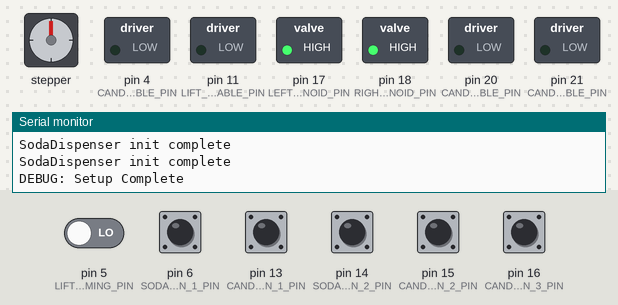
The sketch below on a simulated Arduino Mega 2560, built with avr-gcc and run on an emulated ATmega2560. Parts: stepper motor, switched loads named in the sketch (green lamp = pin HIGH), the last lines printed to the serial monitor. The inputs (shaded band) are chosen by the test bench; at power-on: pin 5 (LIFT_HOMING_PIN), pin 6 (SODA_BUTTON_1_PIN), pin 13 (CANDY_BUTTON_1_PIN), pin 14 (SODA_BUTTON_2_PIN), pin 15 (CANDY_BUTTON_2_PIN), pin 16 (CANDY_BUTTON_3_PIN) LOW. Stepper angles assume 3200 steps per turn.

Above: at 1.2 s.
1.3 s: pin 6 (SODA_BUTTON_1_PIN) pulled HIGH for 0.15 s
At 1.55 s:
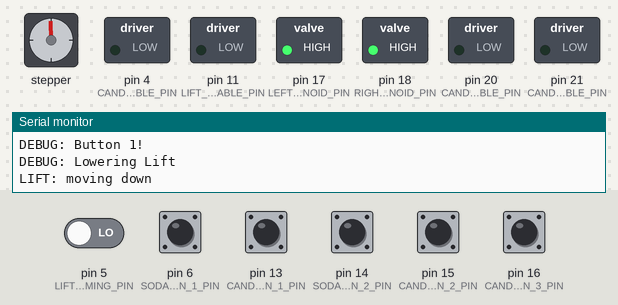
At 2.15 s:
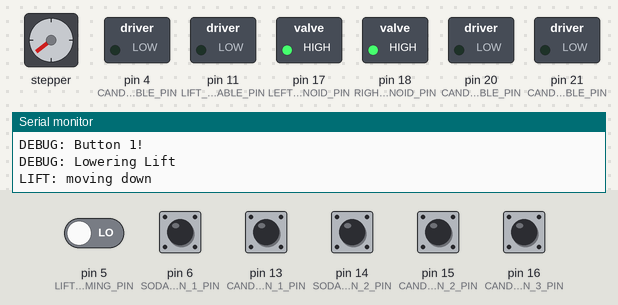
4.3 s: pin 5 (LIFT_HOMING_PIN) driven HIGH
At 4.5 s:
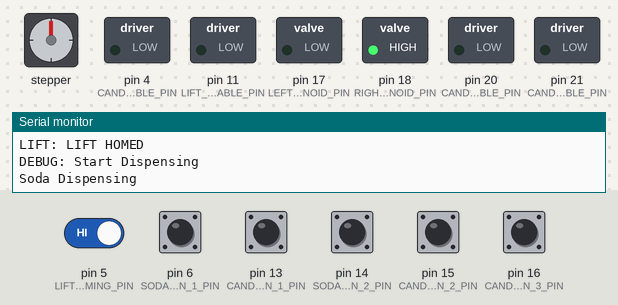
At 5.5 s:
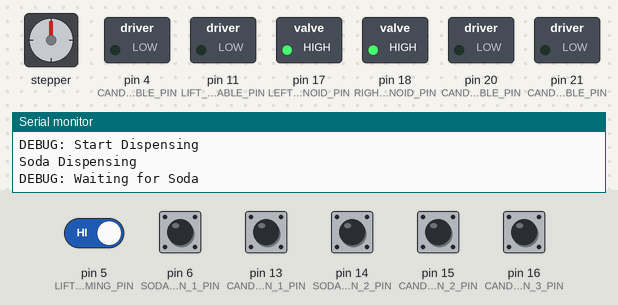
7.3 s: pin 13 (CANDY_BUTTON_1_PIN) pulled HIGH for 0.15 s
10.4 s: pin 14 (SODA_BUTTON_2_PIN) pulled HIGH for 0.15 s
13.5 s: pin 15 (CANDY_BUTTON_2_PIN) pulled HIGH for 0.15 s
16.6 s: pin 16 (CANDY_BUTTON_3_PIN) pulled HIGH for 0.15 s
Timing chart, 0 to 19.6 s (numbered marks = the images above; inputs shaded):
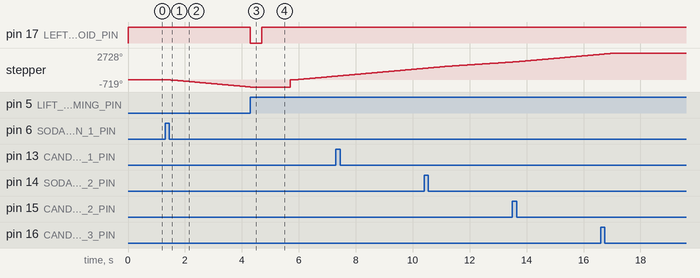

Measured:
- after the input at 1.3 s, stepper: keeps turning counter-clockwise at about 248°/s, starting after 0.10 s
- after the input at 4.3 s, pin 17 (LEFT_SOLENOID_PIN): HIGH → LOW at once, → HIGH 0.40 s later

The sketch:

CoffeeVendingCode.ino
```cpp
#include "SysControl.h"
SysControl sysControl;

void setup() {
  sysControl.init();
  Serial.println("DEBUG: Setup Complete");
}

void loop() {
  sysControl.update();
}
```

Button.cpp
```cpp
#include "Button.h"

void Button::init(unsigned int setButtonPin) {
  buttonPin = setButtonPin;
  pinMode(buttonPin,INPUT);
}

bool Button::readButton() {
  return buttonState;
}

void Button::update() {
  unsigned long nowTime = millis(); //get current time
  bool readButton = digitalRead(buttonPin); //read button
  if (buttonState != readButton) { //if change of state
    if (lastButtonState != readButton) { //if timer is not set
      endTimeMillis = nowTime + debounceTime;
    }
    if (nowTime > endTimeMillis) { //Check if debounce timer is up
      buttonState = readButton;
    }
  }
  lastButtonState = readButton;
}
```

Button.h
```cpp
#ifndef Button_h
#define Button_h
#include <Arduino.h>

class Button {
  private:
    unsigned int buttonPin;
    bool buttonState;
    bool lastButtonState;
    unsigned long endTimeMillis;

    const unsigned long  debounceTime = 100; //time in MS button has to be pressed for

  public:
    void init(unsigned int setButtonPin);
    bool readButton();
    void update();
};

#endif

//Change to Button single instance
```

CandyDispenser.cpp
```cpp
#include "CandyDispenser.h"

void CandyDispenser::init(int Enable, int Direction, int Step) {
  pinMode(Enable,OUTPUT);
  digitalWrite(Enable,LOW);

  coilMotor = new AccelStepper(1, Step, Direction);
  coilMotor->setMaxSpeed(motorSpeed);
  coilMotor->setAcceleration(motorAccel);
  coilMotor->setPinsInverted(false, false, true);
}

void CandyDispenser::dispense() {
  coilMotor->move(stepsPerRotation); //rotate one rev
}

void CandyDispenser::update() {
  coilMotor->run();
}

bool CandyDispenser::busy() {
  if (coilMotor->isRunning()) {
    return true;
  }
  return false;
}
```

CandyDispenser.h
```cpp
#ifndef CandyDispenser_h
#define CandyDispenser_h
#include <Arduino.h>
#include <AccelStepper.h>

class CandyDispenser {
  private:
    int enablePin = 0; //Stores the enable pin
    int stepPin = 0; //Stores the step pin
    int directionPin = 0; //Stores the direction pin

    const int stepsPerRotation = 3200; //Number of steps to rotate 1
    const int motorSpeed = 1 * stepsPerRotation;
    const int motorAccel = 1 * stepsPerRotation;

    AccelStepper* coilMotor;

  public:
    void init(int Enable, int Direction, int Step);
    void dispense();
    void update();
    bool busy();
};

#endif
```

Lift.cpp
```cpp
#include "Lift.h"

void Lift::init(int Enable, int Direction, int Step, int Home) {
  enablePin = Enable;
  stepPin = Step;
  directionPin = Direction;
  homingPin = Home;

  pinMode(enablePin,OUTPUT);
  digitalWrite(enablePin,LOW);
  pinMode(homingPin,INPUT); //Set homing pin to a digital input
  liftMotor = new AccelStepper(1, stepPin, directionPin);
  liftMotor->setMaxSpeed(upSpeedSteps);
  liftMotor->setAcceleration(upAccelSteps);
  //liftMotor->setEnablePin(enablePin);
  liftMotor->setPinsInverted(false, false, true);
}

void Lift::up() {
  if (liftState == LIFT_AT_BOTTOM) {
    liftMotor->setMaxSpeed(upSpeedSteps);
    liftMotor->setAcceleration(upAccelSteps);
    liftMotor->moveTo(upPositionMM * stepsPerMM); //Raise lift to up position
    liftState = LIFT_RISING;
    Serial.println("LIFT: moving up");
  }
}

void Lift::down() {
  if (liftState != LIFT_LOWERING) {
    liftMotor->setMaxSpeed(downSpeedSteps); //set speed
    liftMotor->setAcceleration(downAccelSteps); //Set acceleration
    liftMotor->move(-upPositionMM * stepsPerMM * 2); //Move motor down to find homing Switch
    liftState = LIFT_LOWERING;
    Serial.println("LIFT: moving down");
  }
}

void Lift::update() {
  liftMotor->run();
  if (liftState == LIFT_LOWERING) {
    bool readSwitchState = digitalRead(homingPin);
    if (readSwitchState && !homingPinState) {
      stopMotor();
      liftMotor->setCurrentPosition(0);
      liftState = LIFT_AT_BOTTOM;
      Serial.println("LIFT: LIFT HOMED");
    }
    homingPinState = readSwitchState;
  }
  if (liftState == LIFT_RISING) {
    if (!liftMotor->isRunning()) {
      liftState = LIFT_AT_TOP;
    }
  }
}

bool Lift::busy() {
  if (liftMotor->isRunning()) {
    return true;
  }
  return false;
}

void Lift::stopMotor() {
  liftMotor->setSpeed(0);
  long getCurrentPosition = liftMotor->currentPosition();
  liftMotor->moveTo(getCurrentPosition); //Instant Stop Motor
}
```

Lift.h
```cpp
#ifndef Lift_h
#define Lift_h
#include <Arduino.h>
//#include "./libraries/AccelStepper/src/AccelStepper.h"
#include <AccelStepper.h>

class Lift {
  private:
    int enablePin = 0; //Stores the enable pin
    int stepPin = 0; //Stores the step pin
    int directionPin = 0; //Stores the direction pin
    int homingPin = 0; //Stores the homing pin

    const int stepsPerRev = 3200; //number of steps per rev
    const int MMPerRev = 20*2; //20 tooth gear, 2mm Pitch
    const float stepsPerMM = stepsPerRev / MMPerRev;

    const int upPositionMM = 303; //Travel in MM
    const float upSpeedMM = 200; //up speed in MM/s
    const float upAccelMM = 200; //up Acceleration in MM/s/s
    const float downSpeedMM = 200; //down speed in MM/s
    const float downAccelMM = 200; //down Acceleration in MM/s/s

    const int upSpeedSteps   = floor(upSpeedMM * stepsPerMM);
    const int downSpeedSteps = floor(downSpeedMM * stepsPerMM);
    const int upAccelSteps   = floor(upAccelMM *stepsPerMM);
    const int downAccelSteps = floor(downAccelMM *stepsPerMM);

    bool homingPinState = false;
    AccelStepper* liftMotor;

    typedef enum LiftState : byte {
      LIFT_UNKNOWN,
      LIFT_LOWERING,
      LIFT_AT_BOTTOM,
      LIFT_RISING,
      LIFT_AT_TOP
    } LiftState;
    LiftState liftState = LIFT_UNKNOWN;

    void stopMotor();

  public:
    void init(int Enable, int Direction, int Step, int Homing);
    void up();
    void down();
    void update();
    bool busy();
};

#endif
```

Pinouts.h
```cpp
#define LEFT_SOLENOID_PIN 17
#define RIGHT_SOLENOID_PIN 18

#define LIFT_ENABLE_PIN 11
#define LIFT_DIRECTION_PIN 9
#define LIFT_STEP_PIN 19
#define LIFT_HOMING_PIN 5

#define CANDY_1_ENABLE_PIN 20
#define CANDY_1_DIRECTION_PIN 10
#define CANDY_1_STEP_PIN 12

#define CANDY_2_ENABLE_PIN 4
#define CANDY_2_DIRECTION_PIN 3
#define CANDY_2_STEP_PIN 2

#define CANDY_3_ENABLE_PIN 21
#define CANDY_3_DIRECTION_PIN 22
#define CANDY_3_STEP_PIN 23

#define SODA_BUTTON_1_PIN 6
#define SODA_BUTTON_2_PIN 14
#define CANDY_BUTTON_1_PIN 13
#define CANDY_BUTTON_2_PIN 15
#define CANDY_BUTTON_3_PIN 16
```

SodaDispenser.cpp
```cpp
#include "SodaDispenser.h"

void SodaDispenser::init(int digitalOutputPin) {
  solenoidPin = digitalOutputPin; //Save digital output for solenoid
  pinMode(solenoidPin,OUTPUT); //Setup solenoid pin as a Digital Output
  digitalWrite(solenoidPin,HIGH); //Turn solenoid off
  Serial.println("SodaDispenser init complete");
}

void SodaDispenser::dispense() {
  Serial.println("Soda Dispensing");
  digitalWrite(solenoidPin,LOW); //Turn solenoid on
  unsigned long nowTime = millis(); //get current time in milliSeconds
  endTimeMillis = nowTime + solenoidTimeout; //store time to turn off solenoid
}

void SodaDispenser::update() {
  unsigned long nowTime = millis(); //get current time in milliseconds
  if (nowTime > endTimeMillis) {
    digitalWrite(solenoidPin,HIGH); //Turn off solenoid
  }
}

bool SodaDispenser::busy() {
  unsigned long nowTime = millis(); //get current time in milliseconds
  if (nowTime > endTimeMillis) {
    return false;
  }
  return true;
}
```

SodaDispenser.h
```cpp
#ifndef SodaDispenser_h
#define SodaDispenser_h
#include <Arduino.h>

class SodaDispenser {
  private:
    unsigned long endTimeMillis = 0; // Stores the time to turn the solenoid off
    const unsigned long solenoidTimeout = 400; // Time Interval solenoid is active in milliseconds
    int solenoidPin = 0; // Stores the digital output pin of the solenoid

  public:
    void init(int digitalOutputPin);
    void dispense();
    void update();
    bool busy();
};

#endif
```

SysControl.cpp
```cpp
#include "SysControl.h"
SysControl::SysControl() {}

void SysControl::init() {
  Serial.begin(115200);
  Serial.println("Serial Connected");

  leftSodaDispenser.init(LEFT_SOLENOID_PIN);
  rightSodaDispenser.init(RIGHT_SOLENOID_PIN);

  lift.init(LIFT_ENABLE_PIN, LIFT_DIRECTION_PIN, LIFT_STEP_PIN, LIFT_HOMING_PIN);

  candyDispenser1.init(CANDY_1_ENABLE_PIN, CANDY_1_DIRECTION_PIN, CANDY_1_STEP_PIN);
  candyDispenser2.init(CANDY_2_ENABLE_PIN, CANDY_2_DIRECTION_PIN, CANDY_2_STEP_PIN);
  candyDispenser3.init(CANDY_3_ENABLE_PIN, CANDY_3_DIRECTION_PIN, CANDY_3_STEP_PIN);

  soda1Button.init(SODA_BUTTON_1_PIN);
  soda2Button.init(SODA_BUTTON_2_PIN);
  candy1Button.init(CANDY_BUTTON_1_PIN);
  candy2Button.init(CANDY_BUTTON_2_PIN);
  candy3Button.init(CANDY_BUTTON_3_PIN);
}

void SysControl::update() {
  lift.update();
  candyDispenser1.update();
  candyDispenser2.update();
  candyDispenser3.update();
  leftSodaDispenser.update();
  rightSodaDispenser.update();
  soda1Button.update();
  soda2Button.update();
  candy1Button.update();
  candy2Button.update();
  candy3Button.update();

  runStateModel();
}

void SysControl::runStateModel() {
  switch (actionState) {
    case WAITING_INPUT:
      readButtons();
      break;
    case START_LIFT_FALLING:
      Serial.println("DEBUG: Lowering Lift");
      lift.down();
      actionState = LIFT_FALLING;
      break;
    case LIFT_FALLING:
      if (!lift.busy()) {
        actionState = START_DISPENSING;
      }
      break;
    case START_DISPENSING:
      Serial.println("DEBUG: Start Dispensing");
      actionState = DISPENSING;
      StartDispensing();
      break;
    case DISPENSING:
      HandleDispensing();
      break;
    case START_LIFT_RISING:
      Serial.println("DEBUG: Waiting for Soda");
      delay(sodaFallTime);
      Serial.println("DEBUG: Lift Rising");
      lift.up();
      actionState = LIFT_RISING;
      break;
    case LIFT_RISING:
      if (!lift.busy()) {
        Serial.println("DEBUG: Complete!");
        actionState = WAITING_INPUT;
        dispenseOption = NONE;
      }
      break;
  }
}

void SysControl::readButtons() {
  if (soda1Button.readButton()) {
    Serial.println("DEBUG: Button 1!");
    dispenseOption = SODA1;
    actionState = START_LIFT_FALLING;
  }
  else if (soda2Button.readButton()) {
    Serial.println("DEBUG: Button 2!");
    dispenseOption = SODA2;
    actionState = START_LIFT_FALLING;
  }
  else if (candy1Button.readButton()) {
    Serial.println("DEBUG: Button 3!");
    dispenseOption = CANDY1;
    actionState = START_LIFT_FALLING;
  }
  else if (candy2Button.readButton()) {
    Serial.println("DEBUG: Button 4!");
    dispenseOption = CANDY2;
    actionState = START_LIFT_FALLING;
  }
  else if (candy3Button.readButton()) {
    Serial.println("DEBUG: Button 5!");
    dispenseOption = CANDY3;
    actionState = START_LIFT_FALLING;
  }
}

void SysControl::StartDispensing() {
  switch (dispenseOption) {
    case SODA1:
      leftSodaDispenser.dispense();
      break;
    case SODA2:
      rightSodaDispenser.dispense();
      break;
    case CANDY1:
      candyDispenser1.dispense();
      break;
    case CANDY2:
      candyDispenser2.dispense();
      break;
    case CANDY3:
      candyDispenser3.dispense();
      break;
    case NONE:
      break;
  }
}

void SysControl::HandleDispensing() {
  switch (dispenseOption) {
    case SODA1:
      if (!leftSodaDispenser.busy()) {
        actionState = START_LIFT_RISING;
      }
      break;
    case SODA2:
      if (!rightSodaDispenser.busy()) {
        actionState = START_LIFT_RISING;
      }
      break;
    case CANDY1:
      if (!candyDispenser1.busy()) {
        actionState = START_LIFT_RISING;
      }
      break;
    case CANDY2:
      if (!candyDispenser2.busy()) {
        actionState = START_LIFT_RISING;
      }
      break;
    case CANDY3:
      if (!candyDispenser3.busy()) {
        actionState = START_LIFT_RISING;
      }
      break;
    case NONE:
      break;
  }
}
```

SysControl.h
```cpp
// SysControl.h
#ifndef SysControl_h
#define SysControl_h
#include <Arduino.h>
#include "Pinouts.h"
#include "SodaDispenser.h"
#include "Lift.h"
#include "CandyDispenser.h"
#include "Button.h"

class SysControl {
  private:
    int sodaFallTime = 1000;

    typedef enum DispenseOption : byte {
      NONE,
      SODA1,
      SODA2,
      CANDY1,
      CANDY2,
      CANDY3,
    } DispenseOption;
    DispenseOption dispenseOption = NONE;

    typedef enum ActionState : byte {
      WAITING_INPUT,
      START_LIFT_FALLING,
      LIFT_FALLING,
      START_DISPENSING,
      DISPENSING,
      START_LIFT_RISING,
      LIFT_RISING
    } ActionState;
    ActionState actionState = WAITING_INPUT;

  public:
    Lift lift;
    SodaDispenser leftSodaDispenser;
    SodaDispenser rightSodaDispenser;
    CandyDispenser candyDispenser1;
    CandyDispenser candyDispenser2;
    CandyDispenser candyDispenser3;
    Button soda1Button;
    Button soda2Button;
    Button candy1Button;
    Button candy2Button;
    Button candy3Button;

    SysControl();
    void init();
    void update();
    void readButtons();
    void StartDispensing();
    void HandleDispensing();
    void runStateModel();
};

#endif // SysControl.h
```
